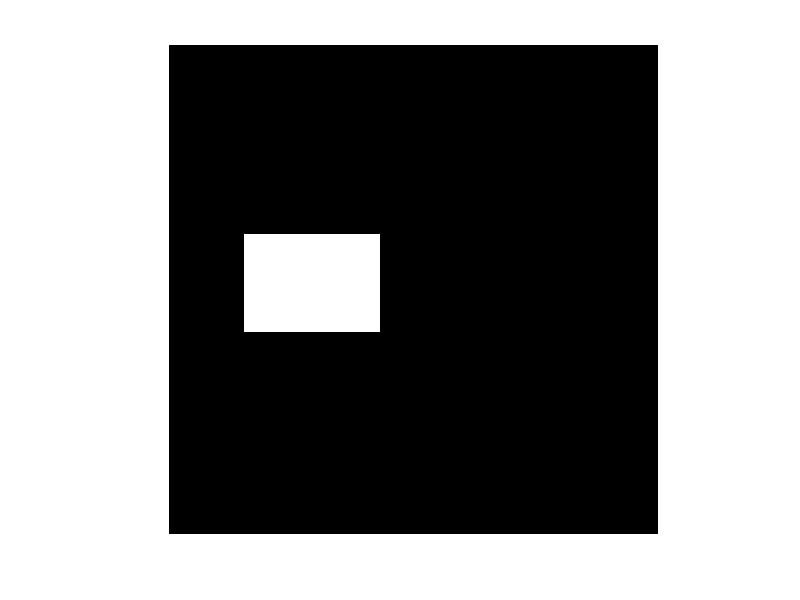
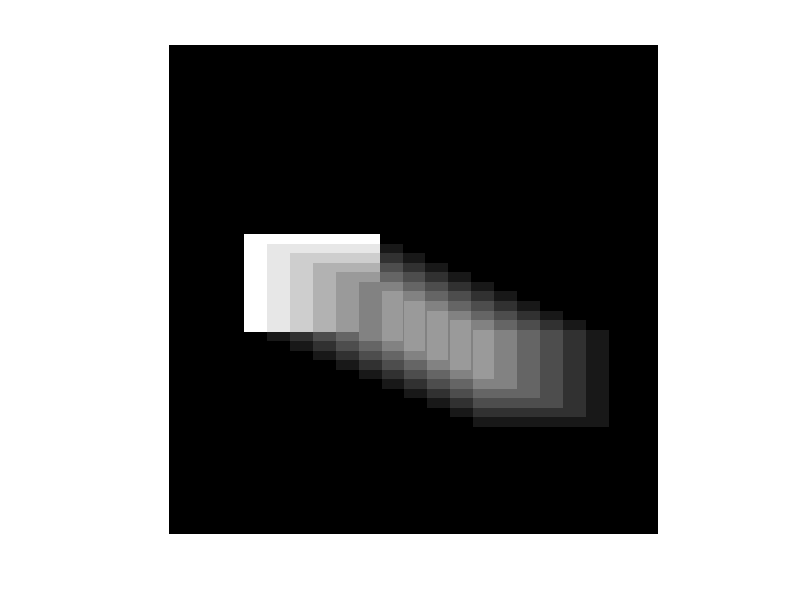
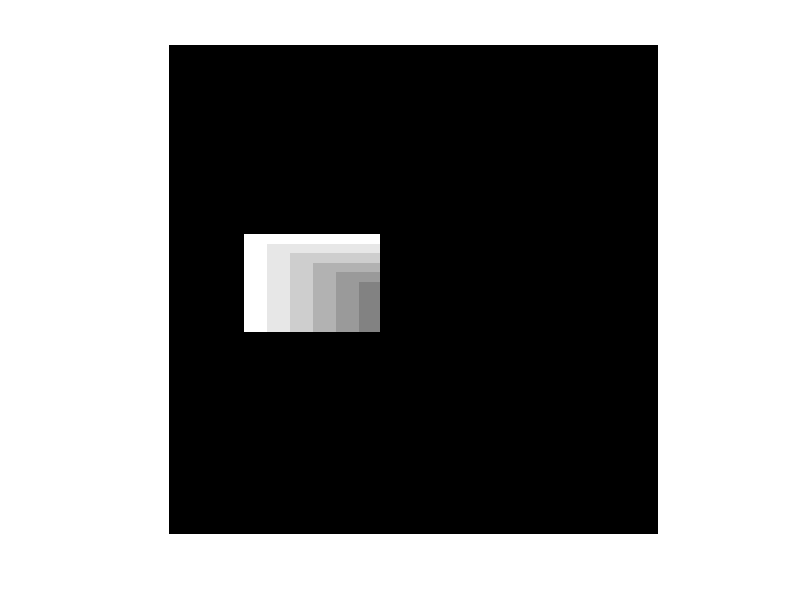
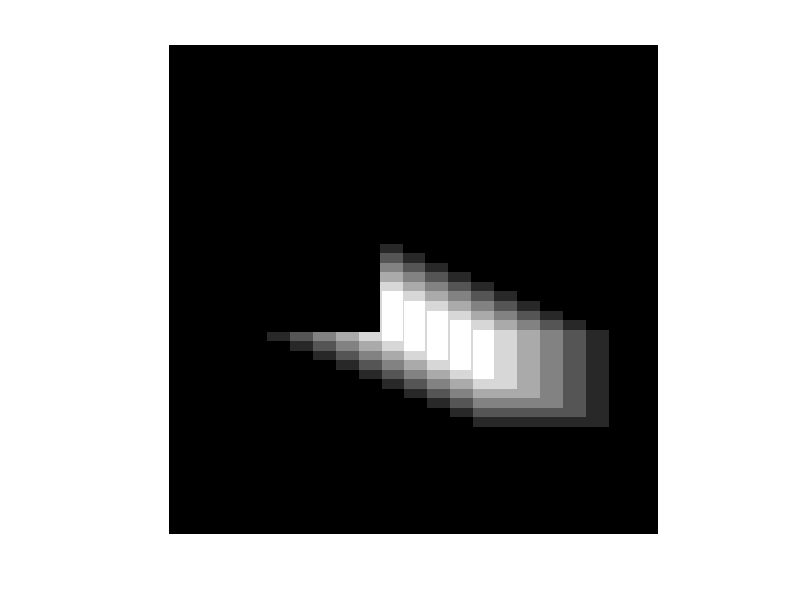

These charts were generated, in order, by the following MATLAB code:
clear all
close all


A = zeros(256,256); % initialize a 256*256 image  

% initialize absolute ADI, positive ADI and Negative ADI
% all initialized to zero
% Note that all ADIs are of the same size with the image
% DO NOT change the name of the ADIs as they will be used later
ADI_abs = zeros(256,256);
ADI_pos = zeros(256,256);
ADI_neg = zeros(256,256);

% initialize the starting position of the moving object
% the moving object is a rectangle similar to the example in the lecture
% slides
start1 = 100;
start2 = 150;
start3 = 40;
start4 = 110;

%threshold T as in euations in the lecture slides regarding ADI
T = 0.5;

%initialize the reference frame R
A(start1:start2, start3:start4) = 1;

%visualize the object and in the reference frame R
figure,imshow(A,[], 'border','tight');

j = 0;
for i = 5: 5 :50
        j = j + 12;
        A2 = zeros(256,256);
        A2(start1 + i: start2 + i, start3 + j: start4 + j) = 1;
        
        % You need to code up the follwing part that calculate the ADIs
        % Namely, the absolute ADI, the positive ADI and the negative ADI
        % Equations can be found in lecture slides regarding ADIs
        % You need to decide on the appropriate threshold T for this case
        % at line 23
%         ADI_abs ?
%         ADI_pos ?
%         ADI_neg ?

         ADI_abs(abs(A-A2) > T) = ADI_abs(abs(A-A2) > T) +1;
         ADI_pos((A-A2) > T) = ADI_pos((A-A2) > T) +1;
         ADI_neg((A-A2) < -T) = ADI_neg((A-A2) < -T) +1;

end

% The following part will calculate the moving speed 
% and the total space(in pixel number) occupied by the moving object
[row, col] = find(ADI_neg > 0);
speed_X_Direction = (max(col) - start4) / 10
speed_Y_Direction = (max(row) - start2) / 10
total_space_occupied = sum(sum(ADI_abs > 0))

% The following part helps you to visualize the ADIs you compute
% compare them with the example shown in lecture
% You should be getting someting very similar
figure,imshow(ADI_abs,[], 'border','tight');
figure,imshow(ADI_pos,[], 'border','tight');
figure,imshow(ADI_neg,[], 'border','tight');
